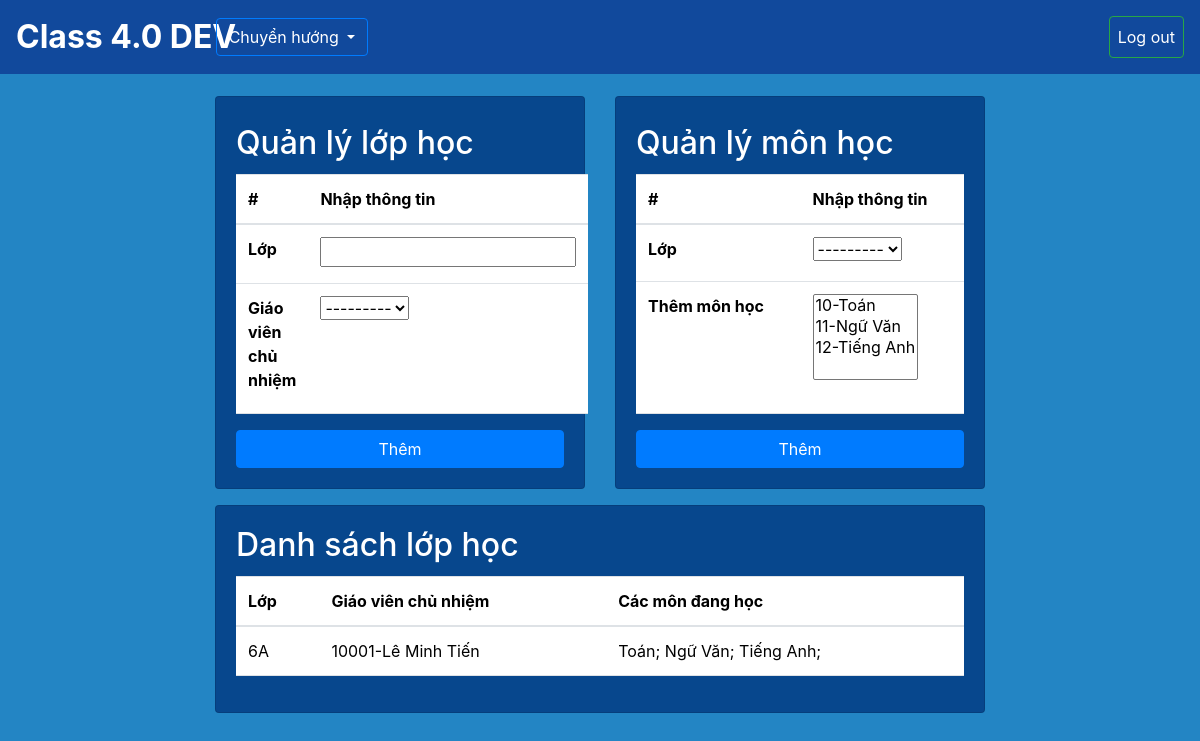
Page /school/classrooms/ on the earlier database version.
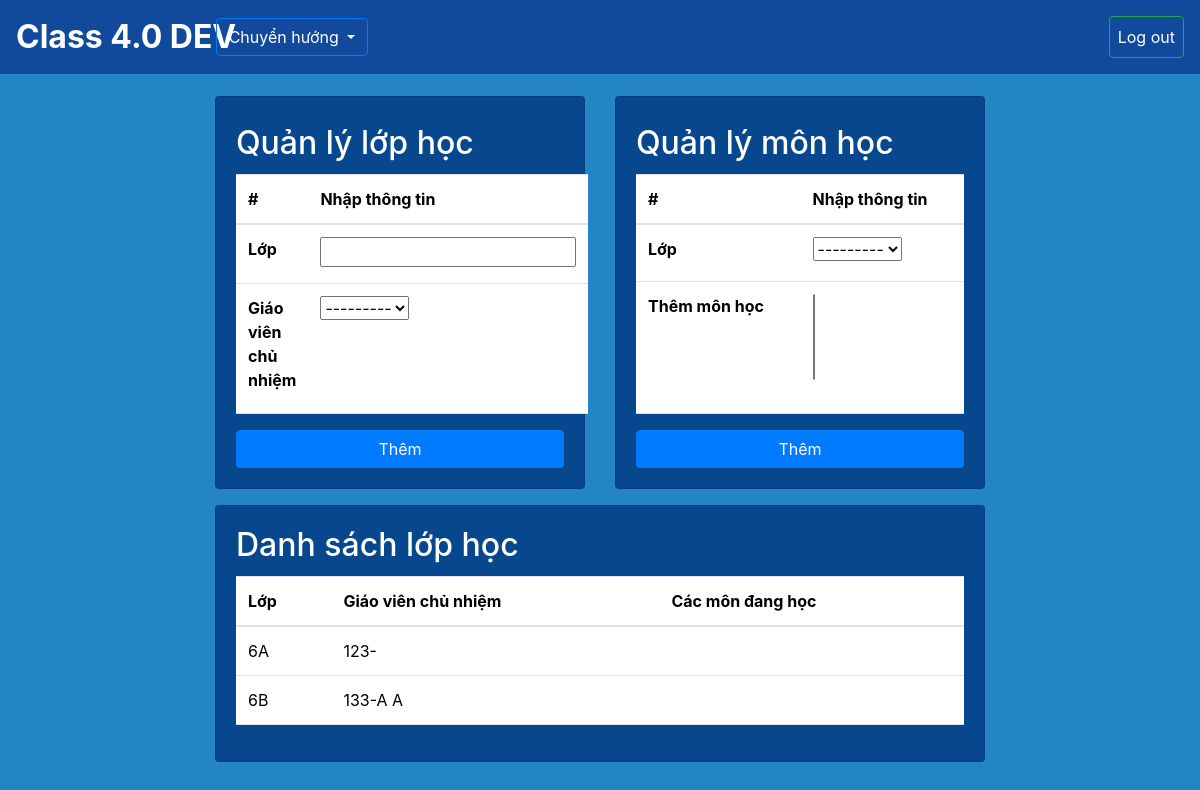
Same page on the later database version.
### SM/models.py (models this page shows)
class Classroom(models.Model):
    name = models.CharField(primary_key=True,max_length=10)
    manager = models.ForeignKey('app_User.Teacher', on_delete=models.CASCADE,related_name='classroom') # 1 lớp chỉ có 1 giáo viên và ngược lại
    def __str__(self):
        return self.name

class Subject (models.Model):
    id = models.CharField(primary_key=True, max_length = 10)
    name = models.CharField(max_length = 100,blank=False, null=False) # cần đảm bảo bắt buôc phải có
    def __str__(self):
        return f"{self.id}-{self.name}"

### app_User/models.py (models this page shows, shortened)
class Teacher(AbstractBaseUser,PermissionsMixin):
    email = models.EmailField(blank = True, default="",unique=True)
    id = models.CharField(max_length=10, unique=True,primary_key=True)
    last_name = models.CharField(max_length = 100,blank =True, default="")
    first_name = models.CharField(max_length = 100,blank =True, default="")
    is_active = models.BooleanField(default=True)
    is_superuser = models.BooleanField(default=False)
    is_staff = models.BooleanField(default=False)
    date_joined = models.DateTimeField(default = timezone.now)
    last_login = models.DateTimeField(default = timezone.now)
    objects = TeacherManager()
    USERNAME_FIELD = 'email'
    EMAIL_FIELD = 'email'
    REQUIRED_FIELDS = ['id'] #id
    class Meta:
        verbose_name = 'Teacher_User'
        verbose_name_plural = 'Teacher_Users'
    def __str__(self):
        return self.id

### SM/views.py (the view)
# urls.py: path('classrooms/', views.add_and_set_classroom, name='smclassroom'),
def add_and_set_classroom(request):
    classrooms = Classroom.objects.all()
    if request.method == 'POST':
        form_Classroom = ClassroomForm(request.POST)
        form_Subject = ClassoomSubjectForm(request.POST)
        if form_Classroom.is_valid():
            action = request.POST.get('action')
            if action == 'addclassroom':
                form_Classroom.save()
                messages.success(request, 'Thêm lớp học thành công!')
        elif form_Subject.is_valid():
            action = request.POST.get('action')
            if action == 'setsubject':
                form_Subject.save()
                messages.success(request,'Thành Công')
    else:
        form_Classroom = ClassroomForm()
        form_Subject = ClassoomSubjectForm()
    context = {
        'classroom':classrooms,
        'classroomForm': form_Classroom,
        'subjectsForm':form_Subject
    }
    return render(request, 'classrooms.html',context)

### SM/forms.py
class ClassroomForm(forms.ModelForm):
    class Meta:
        model = Classroom
        fields = '__all__'

class ClassoomSubjectForm(forms.ModelForm):
    class Meta:
        model = ClassroomSubject
        fields = '__all__'
        filter_horizontal = ['subject']

### SM/templates/classrooms.html (shortened to what this page needs)
{% extends "base.html" %}
{% load static %}
{% block content %}
<div class="row" style="margin-top: 6rem">
    <div class="col-2"></div>
    <div class="col-8">
        <div class=row>
            <div class="col-6">
                <div class="card" style="background-color: #07478D">
                    <div class="card-body">
                        <h2 class="card-title text-white" style="margin-top: 2%;">Quản lý lớp học</h2>
                        <form method="POST">
                            <table class="table" style="height:15rem">
                                <thead>
                                <tr>
                                    <th scope="col">#</th>
                                    <th scope="col">Nhập thông tin</th>
                                </tr>
                                </thead>
                                <tbody>
                                    <tr>
                                        <th scope="row">Lớp</th>
                                        <td>{{classroomForm.name }}</td>
                                    </tr>
                                    <tr>
                                        <th scope="row">Giáo viên chủ nhiệm</th>
                                        <td>{{classroomForm.manager }}</td>
                                    </tr>
                                </tbody>
                            </table>
                            <button id="openModalBtn" type="submit" name="action" value="addclassroom" class="btn btn-primary" data-bs-toggle="modal" data-bs-target="#myModal" style="width:100%">Thêm</button>
                        </form>
                    </div>
                </div>
            </div>
            <div class="col-6">
                <div class="card" style="background-color: #07478D">
                    <div class="card-body">
                        <h2 class="card-title text-white" style="margin-top: 2%;">Quản lý môn học</h2>
                        <form method="POST">
                            <table class="table" style="height:15rem">
                                <thead>
                                <tr>
                                    <th scope="col">#</th>
                                    <th scope="col">Nhập thông tin</th>
                                </tr>
                                </thead>
                                <tbody>
                                    <tr>
                                        <th scope="row">Lớp</th>
                                        <td>{{subjectsForm.classroom }}</td>
                                    </tr>
                                    <tr>
                                        <th scope="row">Thêm môn học</th>
                                        <td>{{subjectsForm.subject}}</td>
                                    </tr>
                                </tbody>
                            </table>
                            <button id="openModalBtn" type="submit" name="action" value="setsubject" class="btn btn-primary" data-bs-toggle="modal" data-bs-target="#myModal" style="width:100%">Thêm</button>
                        </form>
                    </div>
                </div>
            </div>
        </div>
        <div class="card" style="background-color: #07478D; margin-top: 1rem">
            <div class="card-body">
                <h2 class="card-title text-white" style="margin-top: 0%;">Danh sách lớp học</h2>
                <form method="POST">
                    <table class="table">
                        <thead>
                        <tr>
                            <th scope="col">Lớp</th>
                            <th scope="col">Giáo viên chủ nhiệm</th>
                            <th scope="col">Các môn đang học</th>
                        </tr>
                        </thead>
                        <tbody>
                            {% for classroom in classroom %}
                                <tr>
                                    <td>{{classroom.name}}</td>
                                    <td>{{classroom.manager.id}}-{{classroom.manager.first_name}} {{classroom.manager.last_name}}</td>
                                    <td>
                                        {% for X in classroom.subjects.all %}
                                        {% for subject in X.subject.all %}
                                            {{subject.name}};
                                        {% endfor %}
                                        {% endfor %}
                                    </td>
                                </tr>
                            {% endfor %}
                        </tbody>
                    </table>
                </form>
            </div>
        </div>
    </div>
    <div class="col-2"></div>
</div>
{% endblock content %}

### templates/base.html (shortened to what this page needs)
{% load static %}
<!DOCTYPE html>
<html>
    <head>
        <link href="https://cdn.jsdelivr.net/npm/bootstrap@5.3.2/dist/css/bootstrap.min.css" rel="stylesheet">
        <link rel="stylesheet" href="https://cdn.jsdelivr.net/npm/bootstrap@4.3.1/dist/css/bootstrap.min.css">
    </head>
    <body style="background-color: #2385C4;">
        {% block Header %}
        <nav class="navbar navbar-expand-lg navbar-dark fixed-top" style="background-color: #11499C">
              <div class="collapse navbar-collapse row" id="navbarTogglerDemo02">
                <div class="col-2">
                  <a class="navbar-brand font-weight-bold text-white" style="font-size: 2em" aria-current="page" style="font-size: 2em" href="/home"  title="Go Home" >Class 4.0 DEV</a>
                </div>
                <div class="col-4">
                  <div class="dropdown">
                    <button type="button" class="btn btn-outline-primary text-white dropdown-toggle" data-bs-toggle="dropdown">
                      Chuyển hướng
                    </button>
                  </div>
                </div>
                <div class="col-2">
                    <ul class="navbar-nav ml-auto">
                      <li class="nav-item ml-auto">
                        <a class="nav-link text-white btn btn-outline-success" href="{% url 'logout' %}">Log out</a>
                      </li>
                    </ul>
                </div>
              </div>
        </nav>
        {% endblock Header %}
      <div class="container-fluid" style="margin-top: 80px;margin-bottom: 80px">
        {% block content %} {% endblock content %}
      </div>
    </body>
</html>

### templates/base.html (style rules this page uses)
body { margin: 0; padding: 0; height: 100vh; width: 100vw; overflow-x: hidden; }

Differences in the rows shown:
removed Subject: name "Toán"
removed Subject: name "Ngữ Văn"
removed Subject: name "Tiếng Anh"
changed Classroom "6A": manager.id "10001" → "123"; manager.first_name "Lê" → (not shown); manager.last_name "Minh Tiến" → (not shown)
added Classroom: name "6B", manager.id "133", manager.first_name "A", manager.last_name "A"
Other differences:
form field subject: "10-Toán / 11-Ngữ Văn / 12-Tiếng Anh" → (not shown)
